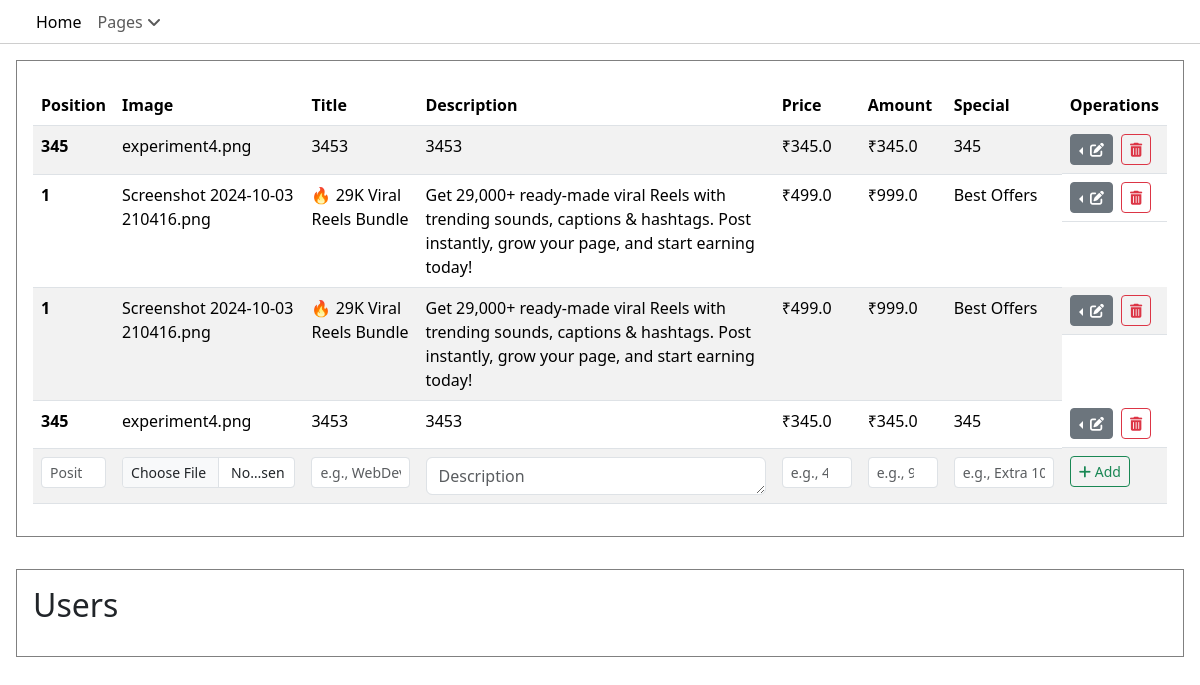
The page /admin on the database as committed earlier.
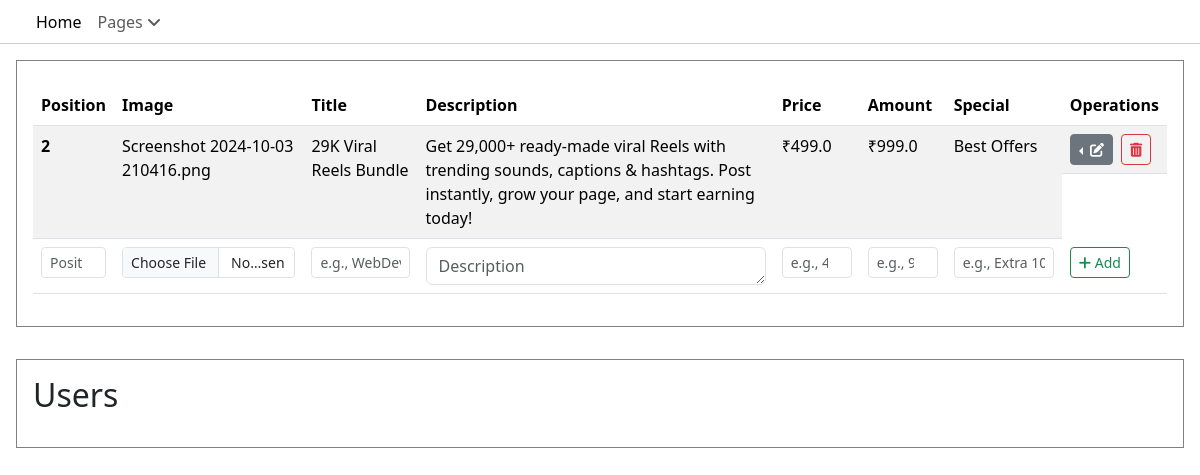
The same page on the database as committed later.
### d_bazar_App/models.py (models this page shows, shortened)
class Item(models.Model):
    pos  = models.IntegerField()
    image = models.ImageField()
    title = models.CharField(max_length=20)
    description = models.TextField()
    price = models.FloatField()
    amount = models.FloatField()
    special = models.CharField(max_length=15, null=True, blank=True)

### d_bazar_App/views.py (the view)
# urls.py: path('admin', views.admin, name='admin'),
def admin(request):
    return render(request,'d_bazar_App/admin.html', context)

### d_bazar_App/templates/d_bazar_App/admin.html (shortened to what this page needs)
<!DOCTYPE html>
<html lang="en">
<head>
    {% load static %}
    <link href="https://cdn.jsdelivr.net/npm/bootstrap@5.3.8/dist/css/bootstrap.min.css" rel="stylesheet" />
    <link rel="stylesheet" href="https://cdnjs.cloudflare.com/ajax/libs/font-awesome/6.5.2/css/all.min.css" />
</head>
<body>
    <nav class="navbar navbar-expand-lg" style="border-bottom: 0.5px rgba(128, 128, 128, 0.386) solid; padding: 0.1em 1em">
        <div class="container-fluid">
            <div class="collapse navbar-collapse" id="navbarNavDropdown">
                <ul class="navbar-nav">
                    <li class="nav-item">
                        <a class="nav-link active" aria-current="page" href="{% url 'home' %}">Home</a>
                    </li>
                    <li class="nav-item dropdown">
                        <a class="nav-link dropdown-toggle-primary" href="#" role="button" data-bs-toggle="dropdown" aria-expanded="false">
                            Pages <i class="fas fa-angle-down"></i>
                        </a>
                    </li>
                </ul>
            </div>
        </div>
    </nav>
    <main id="main_adminpage">
        <fieldset class="containers" id="database">
            <table class="table table-striped" >
                <thead>
                    <tr>
                        <th scope="col">Position</th>
                        <th scope="col">Image</th>
                        <th scope="col">Title</th>
                        <th scope="col">Description</th>
                        <th scope="col">Price</th>
                        <th scope="col">Amount</th>
                        <th scope="col">Special</th>
                        <th scope="col">Operations</th>
                    </tr>
                </thead>
                <tbody>
                    {% for row in web.items %}
                    <tr>
                        <th>{{row.pos}}</th>
                        <td>{{row.image}}</td>
                        <td>{{row.title}}</td>
                        <td>{{row.description}}</td>
                        <td>₹{{row.price}}</td>
                        <td>₹{{row.amount}}</td>
                        <td>{{row.special}}</td>
                        <td style="display: flex; gap:0.5em;">
                            <div class="btn-group dropstart">
                                <button type="button" class="btn btn-secondary dropdown-toggle btn-sm" data-bs-toggle="dropdown" aria-expanded="false">
                                    <i class="fas fa-edit"></i>
                                </button>
                            </div>
                            <form action="{% url 'delete_items' %}" method="post">
                                <button type="submit" class="btn btn-outline-danger btn-sm" value="{{row.id}}" name="item_id"><i class="fas fa-trash-alt"></i></button>
                            </form>
                        </td>
                    </tr>
                    {% endfor %}
                    <form action="{% url 'add_items' %}" method="post" enctype="multipart/form-data">
                        <tr>
                            <th scope="row">
                                <div class="input-group input-group-sm ">
                                    <input type="number" name="pos" class="form-control" aria-label="Sizing example input" aria-describedby="inputGroup-sizing-sm" placeholder="Position" style="width: 4em;" required a>
                                </div>
                            </th>
                            <td>
                                <div class="input-group input-group-sm">
                                    <input type="file" name="image" accept=".png, .jpg, .jpeg" class="form-control" aria-label="Sizing example input" aria-describedby="inputGroup-sizing-sm" style="width: 10em;" placeholder="Image" required>
                                </div>
                            </td>
                            <td>
                                <div class="input-group input-group-sm">
                                    <input type="text" name="title" class="form-control" aria-label="Sizing example input" aria-describedby="inputGroup-sizing-sm" placeholder="e.g., WebDev Bundle!" required>
                                </div>
                            </td>
                            <td>
                                <div class="input-group">
                                    <textarea name="description" class="form-control" aria-label="With textarea" rows="1" placeholder="Description" required ></textarea>
                                </div>
                            </td>
                            <td>
                                <div class="input-group input-group-sm ">
                                    <input type="number" name="price" class="form-control" aria-label="Sizing example input" aria-describedby="inputGroup-sizing-sm" placeholder="e.g., 499"  required style="width: 5em;">
                                </div>
                            </td>
                            <td>
                                <div class="input-group input-group-sm ">
                                    <input type="number" name="amount" class="form-control" aria-label="Sizing example input" aria-describedby="inputGroup-sizing-sm" placeholder="e.g., 999" style="width: 5em;" required>
                                </div>
                            </td>
                            <td>
                                <div class="input-group input-group-sm">
                                    <input type="text" name="special" class="form-control" aria-label="Sizing example input" aria-describedby="inputGroup-sizing-sm" placeholder="e.g., Extra 10% off!" >
                                </div>
                            </td>
                            <td>
                                <button type="submit" class="btn btn-outline-success btn-sm"><i class="fas fa-add"></i> Add</button>
                            </td>
                        </tr>
                    </form>
                </tbody>
            </table>
        </fieldset>
        <fieldset class="containers" id="database">
            <legend class="container_header">
                <h2>Users</h2>
            </legend>
        </fieldset>
    </main>
</body>
</html>

Rows that differ between the two databases and show on the page:
removed Item: pos "345", image "experiment4.png", title "3453", description "3453", price "345.0", amount "345.0", special "345", {{ row.id }} 2 (drawn)
removed Item: pos "1", image "Screenshot 2024-10-03 210416.png", title "🔥 29K Viral Reels Bundle", description "Get 29,000+ ready-made viral Reels with trending sounds, captions & hashtags. Post instantly, grow your page, and start earning today!", price "499.0", amount "999.0", special "Best Offers", {{ row.id }} 4 (drawn)
removed Item: pos "345", image "experiment4.png", title "3453", description "3453", price "345.0", amount "345.0", special "345", {{ row.id }} 6 (drawn)
changed Item "Best Offers": pos "1" → "2"; title "🔥 29K Viral Reels Bundle" → "29K Viral Reels Bundle"
